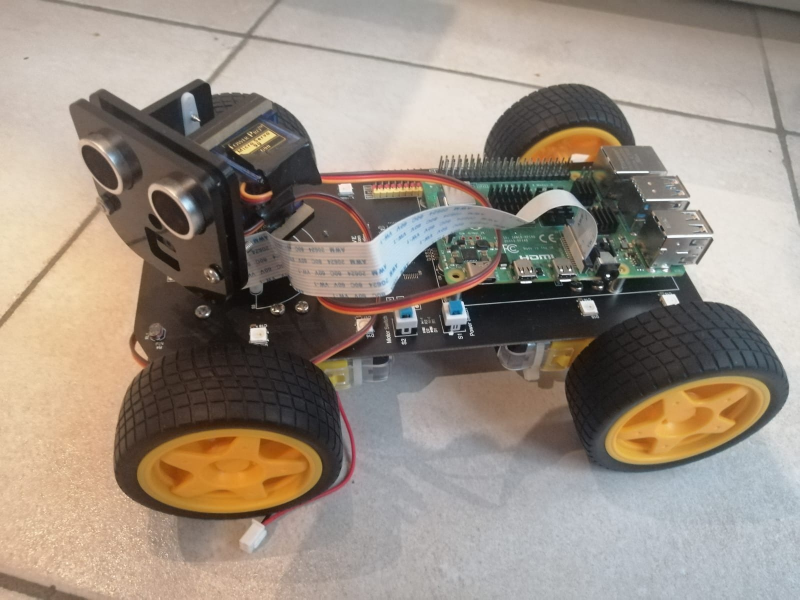
#> input picture robot-car.jpg, 1600 x 1200 px (shown at 1/2 size)
$ python -i color_detection.py   (imports and definitions only)
#> lines starting #> are read from the running program, lines starting #| are printed output that depends on the picture; after the words box and inside, x2 and y2 are one past the last pixel; in counts of white or black regions, pixels touching at a corner belong together
import numpy as np

import cv2 as cv

def rescale_frame(frame, percent=75):

    width = int(frame.shape[1] * percent/ 100)

    height = int(frame.shape[0] * percent/ 100)

    dim = (width, height)

    return cv.resize(frame, dim, interpolation =cv.INTER_AREA)


def exctract_blu_color(im):


    hsv_im = cv.cvtColor(im, cv.COLOR_RGB2HSV)
#> hsv_im: shape (1200, 1600, 3); mean H, S, V 39.8, 49, 156.3

    lower_red = np.array([160, 160, 200])

    upper_red = np.array([180, 255, 255])


    mask0 = cv.inRange(hsv_im, lower_red, upper_red)
#> mask0: shape (1200, 1600); every value is 0


    lower_red = np.array([0, 200, 200])

    upper_red = np.array([20, 255, 255])


    mask1 = cv.inRange(hsv_im, lower_red, upper_red)
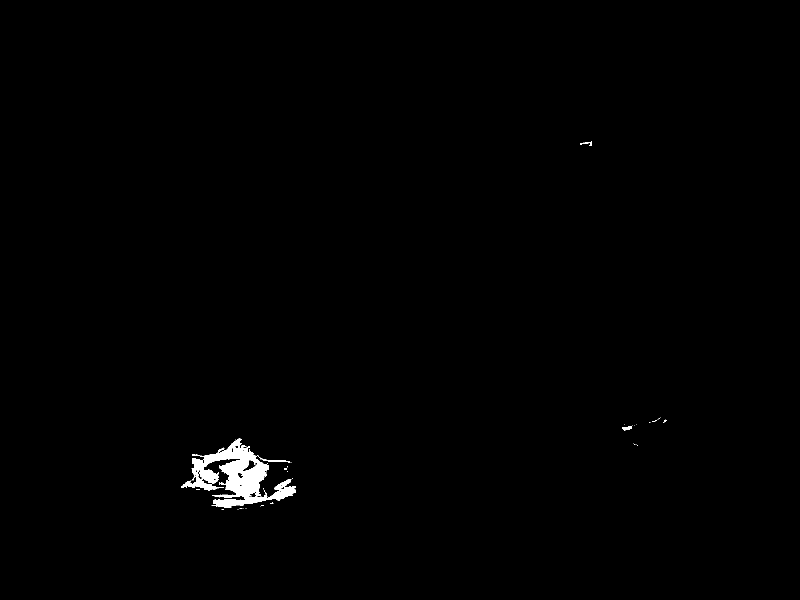
#> mask1: shape (1200, 1600) (shown at 1/2 size); 0.65% white; 36 white regions (29 under 20 px), largest, box (x1, y1, x2, y2) and area: (362, 876, 592, 1013) 11905, (515, 910, 580, 925) 187, (1245, 852, 1264, 861) 108

    mask = mask0+mask1


    res = cv.bitwise_and(im,im,mask)

    mask3 = np.repeat(mask[:,:,np.newaxis], 3, axis=2)/255


    masked_im = im*mask3/255.

    return mask, masked_im


stream = "video.mp4"

# [65 lines not run here, left out]

>>> import cv2
>>> picture = cv2.cvtColor(cv2.imread('robot-car.jpg'), cv2.COLOR_BGR2RGB)
>>> result = exctract_blu_color(picture)
